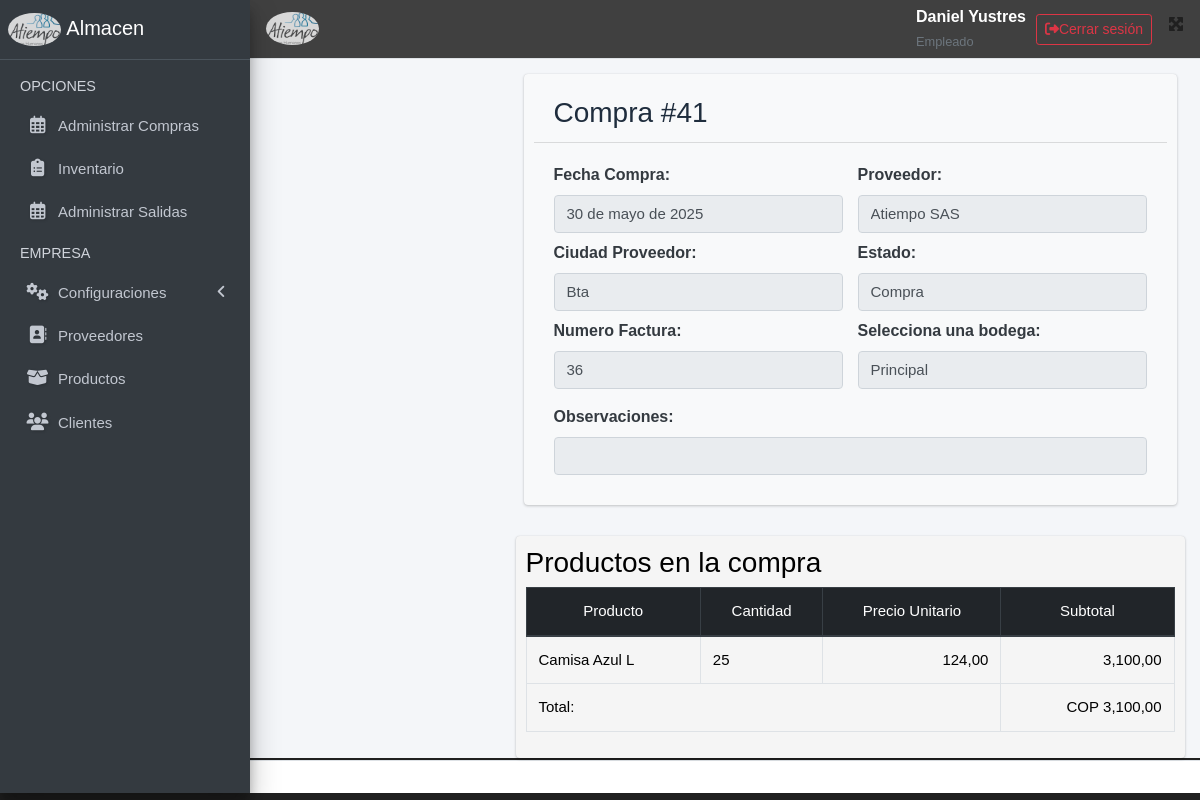
The page /detalle_comprar/41/ (signed in) on the database its author committed.
### applications/usuarios/models.py (models this page shows, shortened)
class Usuario(AbstractUser):
    rol_choices = [
        ('admin', 'Administrador'),
        ('empleado', 'Empleado'),
        ('gerente', 'Gerente'),
    ]
    estado_choices = [
        ('activo', 'Activo'),
        ('inactivo', 'Inactivo'),
    ]
    rol = models.CharField(max_length=10, choices=rol_choices, default='empleado')
    estado = models.CharField(max_length=10, choices=estado_choices, default='activo')  # Cambiado a CharField
    fecha_creacion = models.DateTimeField(auto_now_add=True)
    class Meta:
        verbose_name = 'Usuario'
        verbose_name_plural = 'Usuarios'

### applications/ordenes_compra/models.py (models this page shows, shortened)
class Compra(models.Model):
    orden_compra = models.OneToOneField(
        OrdenCompra,
        on_delete=models.CASCADE,
        related_name='compra',
        null=True,       # 👈 importante
        blank=True       # 👈 importante
    )
    fecha_creacion = models.DateTimeField(auto_now_add=True)
    fecha_compra = models.DateField(auto_now_add=True)
    observaciones = models.TextField(blank=True)
    total = models.DecimalField(max_digits=12, decimal_places=2, default=Decimal('0.00'))
    estado = models.CharField(max_length=20, default='Compra')
    bodega = models.ForeignKey(Bodega, on_delete=models.SET_NULL, null=True, blank=True, related_name='compras')
    numero_factura = models.CharField(max_length=50, blank=True, verbose_name="Número de Factura")
    proveedor = models.ForeignKey(Proveedor, null=True, on_delete=models.CASCADE)
    usuario_creador = models.ForeignKey(
        settings.AUTH_USER_MODEL,
        on_delete=models.SET_NULL,
        null=True,
        blank=True, related_name="compras_creadas")

class ItemCompra(models.Model):
    compra = models.ForeignKey(Compra, on_delete=models.CASCADE, related_name='items')
    producto = models.ForeignKey(Producto, on_delete=models.CASCADE)
    cantidad_recibida = models.PositiveIntegerField(null=True, blank=True)
    precio_unitario = models.DecimalField(max_digits=10, decimal_places=2, null=True, blank=True)
    def subtotal_formateado(self):
        subtotal = self.subtotal()
        return "${:,.2f}".format(subtotal)
    subtotal_formateado.short_description = 'Subtotal'

### applications/proveedores/models.py (models this page shows, shortened)
class Proveedor(models.Model):
    id_proveedor = models.AutoField(primary_key=True)
    nombre = models.CharField(max_length=255)
    ciudad = models.ForeignKey(Ciudad, on_delete=models.CASCADE)
    telefono = models.CharField(max_length=20, blank=True, null=True)
    email = models.EmailField(max_length=255, blank=True, null=True)
    direccion = models.CharField(max_length=255, blank=True, null=True)
    fecha_creacion = models.DateTimeField(auto_now_add=True)
    fecha_actualizacion = models.DateTimeField(auto_now=True)
    usuario_creador = models.ForeignKey(settings.AUTH_USER_MODEL, on_delete=models.SET_NULL, null=True, blank=True)
    usuario_editor = models.ForeignKey(settings.AUTH_USER_MODEL, on_delete=models.SET_NULL, null=True, blank=True, related_name='proveedores_editados')  # <- NUEVO
    activo = models.BooleanField(default=True, verbose_name="Activo/Inactivo")
    class Meta:
        verbose_name = "Proveedor"
        verbose_name_plural = "Proveedores"

### applications/ciudades/models.py (models this page shows)
class Ciudad(models.Model):
    id_ciudad = models.AutoField(primary_key=True)
    nombre = models.CharField(max_length=255, verbose_name="Nombre de la ciudad")
    fecha_creacion = models.DateTimeField(auto_now_add=True, verbose_name="Fecha de creación")
    activo = models.BooleanField(default=True, verbose_name="Activo/Inactivo")
    id_usuario_insert = models.ForeignKey(
        settings.AUTH_USER_MODEL,
        on_delete=models.SET_NULL,
        null=True,
        blank=True,
        related_name='ciudades_insertadas',
        verbose_name="Usuario Creo"
    )
    id_usuario_update = models.ForeignKey(
        settings.AUTH_USER_MODEL,
        on_delete=models.SET_NULL,
        null=True,
        blank=True,
        related_name='ciudades_actualizadas',
        verbose_name="Usuario Modificó"
    )
    def __str__(self):
        return self.nombre
    class Meta:
        ordering = ['nombre']
        verbose_name = 'Ciudad'
        verbose_name_plural = 'Ciudades'
        db_table = 'ciudad'

### applications/bodegas/models.py (models this page shows)
class Bodega(models.Model):
    id_bodega = models.AutoField(primary_key=True)
    nombre = models.CharField(max_length=255)
    id_ciudad = models.ForeignKey(Ciudad, on_delete=models.CASCADE, related_name='bodegas')
    direccion = models.CharField(max_length=255, null=True, blank=True)
    fecha_creacion = models.DateTimeField(auto_now_add=True)
    fecha_edicion = models.DateTimeField(auto_now=True)
    estado = models.BooleanField(default=True, verbose_name="Activo/Inactivo")  # Activo/Inactivo
    id_usuario_creador = models.ForeignKey(settings.AUTH_USER_MODEL, on_delete=models.CASCADE, related_name='bodegas_creadas', null=True, blank=True)
    id_usuario_editor = models.ForeignKey(settings.AUTH_USER_MODEL, on_delete=models.CASCADE, related_name='bodegas_editadas', null=True, blank=True)
    def __str__(self):
        return self.nombre
    class Meta:
        ordering = ['nombre']
        verbose_name = 'Bodega'
        verbose_name_plural = 'Bodegas'
        db_table = 'bodega'

### applications/productos/models.py (models this page shows, shortened)
class Producto(models.Model):
    id_producto = models.AutoField(primary_key=True)
    nombre = models.CharField(max_length=255)
    categoria = models.ForeignKey(Categoria, on_delete=models.SET_NULL, null=True, blank=True)
    id_usuario = models.ForeignKey(settings.AUTH_USER_MODEL, on_delete=models.SET_NULL, null=True, blank=True, related_name='productos_creados')
    fecha_creacion = models.DateTimeField(auto_now_add=True)
    fecha_edicion = models.DateTimeField(auto_now=True)
    usuario_edita = models.ForeignKey(settings.AUTH_USER_MODEL, on_delete=models.SET_NULL, null=True, blank=True, related_name='productos_editados')
    activo = models.BooleanField(default=True, verbose_name="Activo/Inactivo")
    unidad_medida = models.CharField(max_length=100, choices=unidadMedida, null=True, blank=True )
    stock = models.IntegerField(default=0)
    costo = models.DecimalField(max_digits=10, decimal_places=2, default=0.00)
    class Meta:
        verbose_name = "Producto"
        verbose_name_plural = "Productos"
    def __init__(self, *args, **kwargs):
        super().__init__(*args, **kwargs)

### applications/ordenes_compra/views.py (the view)
# urls.py: path('detalle_comprar/<int:id>/', views.detalle_comprar, name='detalle_comprar'),  # Aquí debe estar 'productos'
@login_required(login_url='login_usuario')
def detalle_comprar(request, id):
    detalle_comprar = get_object_or_404(Compra, id=id)
    items = detalle_comprar.items.all()
    return render(request, 'compraDetalle.html', {
        'detalle_comprar': detalle_comprar,
        'items': items,
    })

### templates/compraDetalle.html (shortened to what this page needs)
{% extends 'layouts/base.html' %}
{% load static %}
{% load humanize %}
{% load math_filters %}
{% block content %}
<div class="content-wrapper">
    <form method="post">
    <section class="content-header">
        <div class="card bg-light mb-3">
            <div class="card-header">
                <h3 class="mb-0">Compra #{{ detalle_comprar.id }}</h3>
            </div>
            <div class="card-body text-dark">
                <div class="row">
                    <div class="col-md-6 mb-2">
                        <label>Fecha Compra:</label>
                        <input class="form-control" type="text" value="{{ detalle_comprar.fecha_compra }}" readonly>
                    </div>
                    <div class="col-md-6 mb-2">
                        <label>Proveedor:</label>
                        <input type="text" class="form-control" value="{{ detalle_comprar.proveedor.nombre }}" readonly>
                    </div>
                    <div class="col-md-6 mb-2">
                        <label>Ciudad Proveedor:</label>
                        <input type="text" class="form-control" value="{{ detalle_comprar.proveedor.ciudad }}" readonly>
                    </div>
                    <div class="col-md-6 mb-2">
                        <label>Estado:</label>
                        <input type="text" class="form-control" value="{{ detalle_comprar.estado }}" readonly>
                    </div>
                    <div class="col-md-6">
                        <label>Numero Factura:</label>
                        <input type="text" class="form-control" value="{{ detalle_comprar.numero_factura }}" required readonly>
                    </div>
                    <div class="form-group col-md-6">
                        <label for="selectBodega">Selecciona una bodega:</label>
                        <input type="text" class="form-control"  value="{{ detalle_comprar.bodega }}" required readonly>
                    </div>
                    <div class="col-md-12">
                        <label>Observaciones:</label>
                        <input type="text" class="form-control" value="{{ detalle_comprar.observaciones }}" readonly>
                    </div>
                </div>
            </div>
        </div>
    </section>
    <section class="card">
        <h3>Productos en la compra</h3>
            <table class="table table-bordered" style="color: black;" id="tablaProductos">
                <thead class="thead-dark">
                    <tr style="text-align: center;">
                        <th>Producto</th>
                        <th>Cantidad</th>
                        <th>Precio Unitario</th>
                        <th>Subtotal</th>
                    </tr>
                </thead>
                <tbody>
                    {% for item in items %}
                    <tr>
                        <td>{{ item.producto.nombre }}</td>
                        <td>{{ item.cantidad_recibida }}</td>
                        <td class="text-right">{{ item.precio_unitario|floatformat:2|intcomma }}</td>
                        <td class="text-right">
                                {{ item.cantidad_recibida|multiply:item.precio_unitario|floatformat:2|intcomma }}
                        </td>
                    </tr>
                    {% endfor %}
                </tbody>
                <tfoot style="color: black;">
                    <tr>
                      <td colspan="3" class="text-end"><strong>Total:</strong></td>
                      <td id="totalcompra"  class="text-right">COP {{ detalle_comprar.total|floatformat:2|intcomma }}</td>
                    </tr>
                  </tfoot>
            </table>
        </form>
    </section>
</div>
{% endblock %}

### templates/layouts/base.html (shortened to what this page needs)
{% load static %}
<!DOCTYPE html>
<html lang="en">
<head>
  <link rel="stylesheet" href="{% static 'lib/adminlite/plugins/fontawesome-free/css/all.min.css' %}">
  <link rel="stylesheet"
    href="{% static 'lib/adminlite/plugins/tempusdominus-bootstrap-4/css/tempusdominus-bootstrap-4.min.css' %}">
  <link rel="stylesheet" href="{% static 'lib/adminlite/plugins/icheck-bootstrap/icheck-bootstrap.min.css' %}">
  <link rel="stylesheet" href="{% static 'lib/adminlite/plugins/jqvmap/jqvmap.min.css' %}">
  <link rel="stylesheet" href="{% static 'lib/adminlite/css/adminlte.min.css' %}">
  <link rel="stylesheet" href="{% static 'lib/adminlite/plugins/overlayScrollbars/css/OverlayScrollbars.min.css' %}">
  <link rel="stylesheet" href="{% static 'lib/adminlite/plugins/daterangepicker/daterangepicker.css' %}">
  <link rel="stylesheet" href="{% static 'lib/adminlite/plugins/summernote/summernote-bs4.min.css' %}">
  <link rel="stylesheet" href="{% static 'index/css/main.css' %}">
    <link rel="stylesheet" href="https://cdn.datatables.net/1.13.6/css/dataTables.bootstrap5.min.css">
    <link rel="stylesheet" href="https://cdn.datatables.net/buttons/2.4.2/css/buttons.bootstrap5.min.css">
    <link rel="stylesheet" href="https://cdnjs.cloudflare.com/ajax/libs/font-awesome/6.7.2/css/all.min.css">
    <link href="https://cdn.jsdelivr.net/npm/select2@4.1.0-rc.0/dist/css/select2.min.css" rel="stylesheet" />
    <link rel="stylesheet" href="{% static 'styles/main.css' %}">
  <link rel="stylesheet" href="{% static 'jquery-ui/jquery-ui.min.css' %}">
</head>
<body >
  <div class="wrapper">
    <nav class="main-header navbar navbar-expand navbar-white navbar-light">
      <ul class="navbar-nav">
        <li class="nav-item">
          <a class="nav-link brand-link" style="margin-top: -20px;" data-widget="pushmenu" href="#" role="button"> <img src="{% static 'index/img/logoAtiempo.png' %}" alt="Logo" class="brand-image img-circle "
            style="opacity: .8;"></i></a>
        </li>
      </ul>
      <ul class="navbar-nav ml-auto">
           <div class="d-flex align-items-center justify-content-end gap-3">
  <div class="text-end me-3">
    <strong style="color: white;">{{ request.user.get_full_name|default:request.user.username|capfirst }}</strong><br>
    <small class="text-muted" style="color: white">{{ request.user.rol|capfirst }}</small>
  <br>
  </div>
  <form action="{% url 'logout' %}" method="post" class="d-inline">
    <button style="margin-left: 10px;" type="submit" class="btn btn-outline-danger btn-sm d-flex align-items-center">
      <i class="fas fa-sign-out-alt me-2"></i> Cerrar sesión
    </button>
  </form>
</div>
        <li class="nav-item">
          <a class="nav-link" data-widget="fullscreen" href="#" role="button">
            <i class="fas fa-expand-arrows-alt"></i>
          </a>
        </li>
      </ul>
    </nav>
    <aside class="main-sidebar sidebar-dark-primary elevation-4">
      <a href="/" class="brand-link">
        <img src="{% static 'index/img/logoAtiempo.png' %}" alt="Logo" class="brand-image img-circle "
        style="opacity: .8;">
        <span class="brand-text font-weight-light">Almacen</span>
      </a>
      <div class="sidebar">
        <nav class="mt-2">
          <ul class="nav nav-pills nav-sidebar flex-column" data-widget="treeview" role="menu" data-accordion="false">
            <li class="nav-header">OPCIONES</li>
            <li class="nav-item">
              <a href="{% url 'ordenes_compra' %}" class="nav-link">
                <i class="nav-icon far fa-calendar-alt"></i>
                <p>
                  Administrar Compras
                </p>
              </a>
            </li>
            <li class="nav-item">
              <a href="{% url 'inventario_bodega_list' %}" class="nav-link">
                <i class="nav-icon fa fa-clipboard-list"></i>
                <p>
                  Inventario
                </p>
              </a>
            </li>
            <li class="nav-item">
              <a href="{% url 'ordenes_salida' %}" class="nav-link">
                <i class="nav-icon far fa-calendar-alt"></i>
                <p>
                  Administrar Salidas
                </p>
              </a>
            </li>
            <li class="nav-header">EMPRESA</li>
            <li class="nav-item">
              <a href="#" class="nav-link">
                <i class="nav-icon fas fa-cogs spin"></i>
                <p>
                  Configuraciones
                  <i class="fas fa-angle-left right"></i>
                </p>
              </a>
            </li>
            <li class="nav-item">
              <a href="{% url 'proveedores' %}" class="nav-link">
                <i class="nav-icon fas fa-address-book "></i>
                <p>Proveedores</p>
              </a>
            </li>
            <li class="nav-item">
              <a href="{% url 'productos' %}" class="nav-link">
                <i class="nav-icon fas fa-box-open"></i>
                <p>Productos</p>
              </a>
            </li>
            <li class="nav-item">
              <a href="{% url 'cliente' %}" class="nav-link">
                <i class="nav-icon fa fa-users"></i>
                <p>Clientes</p>
              </a>
            </li>
          </ul>
        </nav>
      </div>
    </aside>
    <div class="content-wrapper">
      <section class="content">
        <div class="container-fluid">
          {% block content %}
          {% endblock %}
        </div>
    <footer class="main-footer text-center text-primary">
    </footer>
</body>
</html>

### rows shown on the page
Usuario: user.get_full_name "Daniel Yustres", user.rol "Empleado"
Compra: id "41", fecha_compra "30 de mayo de 2025", proveedor.nombre "Atiempo SAS", proveedor.ciudad "Bta", estado "Compra", numero_factura "36", bodega "Principal", total "3,100,00"
ItemCompra: producto.nombre "Camisa Azul L", cantidad_recibida "25", precio_unitario "124,00", cantidad_recibida|multiply "3,100,00"
